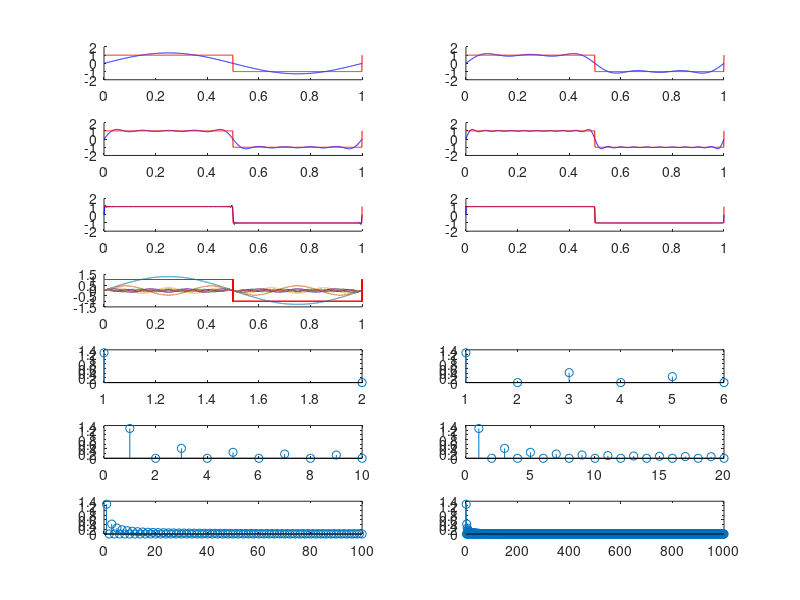

The MATLAB script that drew this image:
count = 1;
for f = [1, 3, 5, 10, 50, 500]
    y = 0;
    subplot(7, 2, count);
    for k = 1 : 2 : (2*f)
        x = 0 : 0.001 : 1;
        y = y + (4 / pi) * sin(2*pi*x*k)/k;
    end
    sq = square(2*pi*x);
    hold on;
    plot(x, y,'b'), axis([0 1 -2 2]);
    plot(x, sq, 'r');
    hold off;
    count = count + 1;
end
    subplot(7,2,7);
    a = 0 : 0.0001 : 1;
for c = 1 : 2 : (2*(10+1)-1)
    b =(4 / pi) * sin(2*pi.*a*c)/c;
    sq = square(2*pi*a);
    hold on;
    plot(a, b), axis([0 1 -1.5 1.5]);
    plot(a, sq, 'r');
    hold off;
end
    count = 9;
for f = [1, 3, 5, 10, 50, 500]
    d = zeros(1, 2*f);
    subplot(7, 2, count);
    for e = 1 : 2 : (2*f-1)
        d(e) = d(e) + (4/pi)*(1/e);
    end
    e = 1 : 1 : 2*f;
    stem (e, d);
    count = count + 1;
end